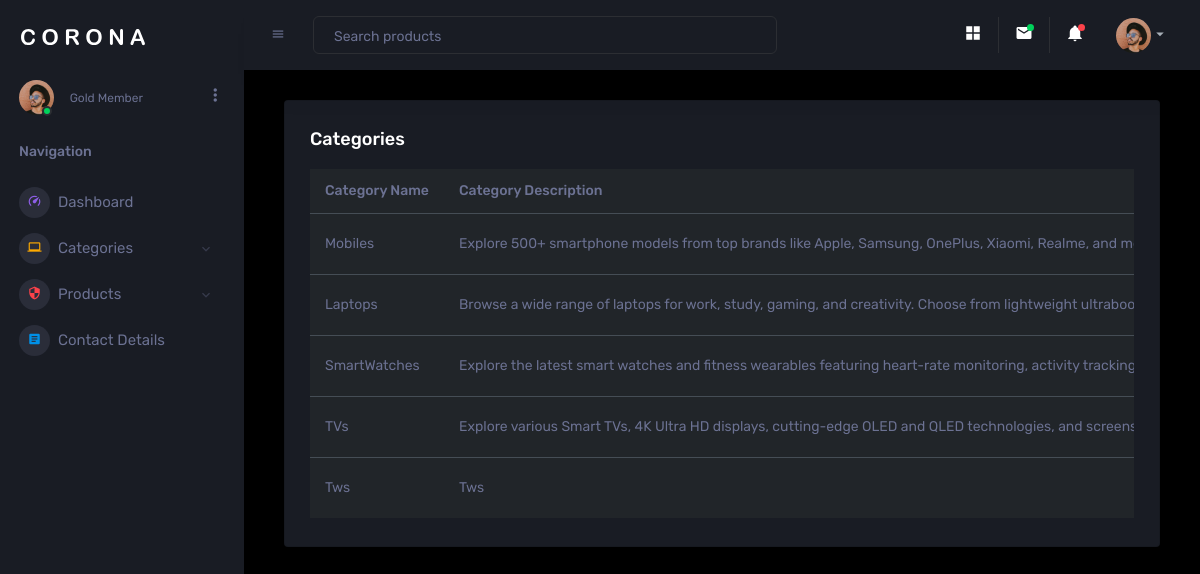
The app's page /display_categories/, older data.
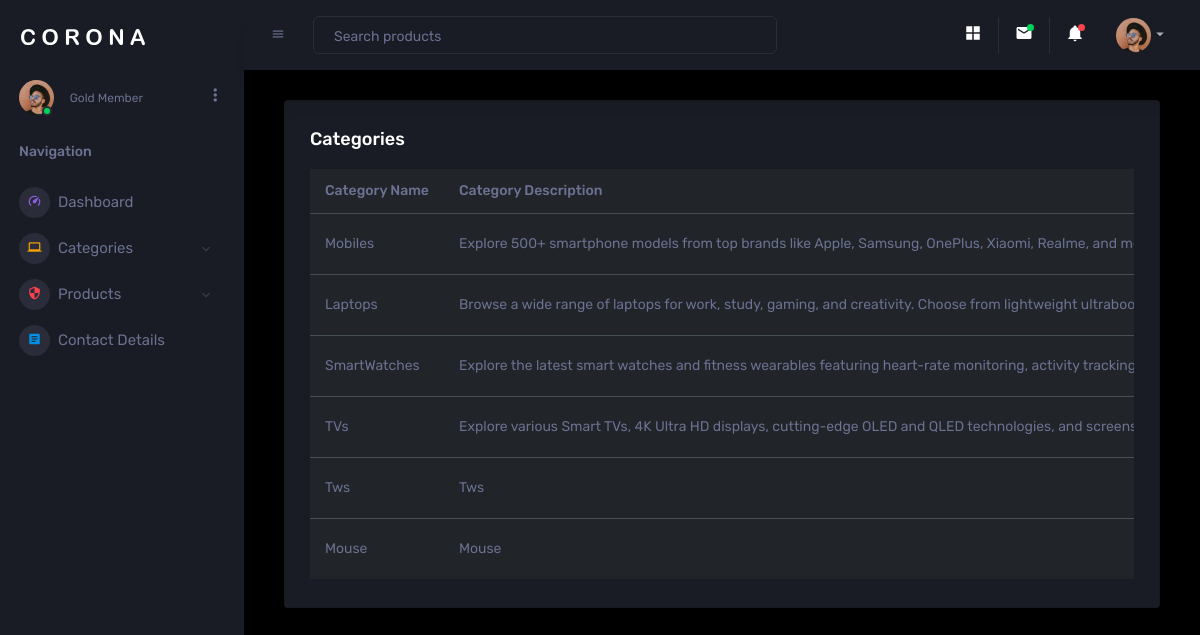
The same page, newer data.
### AdminApp/models.py (models this page shows)
class CategoryData(models.Model):
    Category_Name=models.CharField(max_length=30,null=True,blank=True)
    Category_Description=models.CharField(max_length=30,null=True,blank=True)
    Category_Image=models.ImageField(upload_to="category_image",null=True,blank=True)

### AdminApp/views.py (the view)
# urls.py: path('display_categories/',views.display_categories,name="display_categories"),
def display_categories(request):
    categories=CategoryData.objects.all()
    return render(request,'display-categories.html',{'categories':categories})

### AdminApp/templates/display-categories.html (shortened to what this page needs)
{%extends "dashboard.html"%}
{%block content%}
<html>
    <head></head>
    <body>
        <div class="col-lg-12 grid-margin stretch-card">
            <div class="card">
                  <div class="card-body">
                    <h4 class="card-title">Categories</h4>
                    <div class="table-responsive">
                      <table class="table table-dark">
                        <thead>
                          <tr>
                              <th> Category Name </th>
                              <th> Category Description </th>
                          </tr>
                        </thead>
                        <tbody>
                          {%for i in categories%}
                            <tr>
                              <td>{{i.Category_Name}}</td>
                              <td>{{i.Category_Description}}</td>
                            </tr>
                            {%endfor%}
                        </tbody>
                      </table>
                    </div>
                  </div>
        </div>
    </div>
            </body>
            </html>
{%endblock%}

Row changes from the older to the newer data that the page shows:
added CategoryData: Category_Name "Mouse", Category_Description "Mouse"
